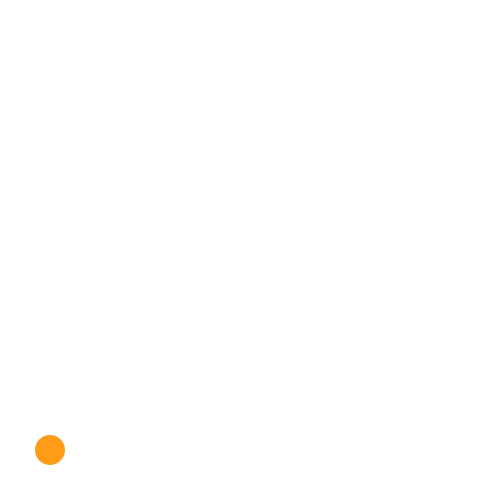
Frame 1 (no input)
Frame 60 (the mouse pressed at the canvas centre just before this capture): identical to frame 1, image omitted
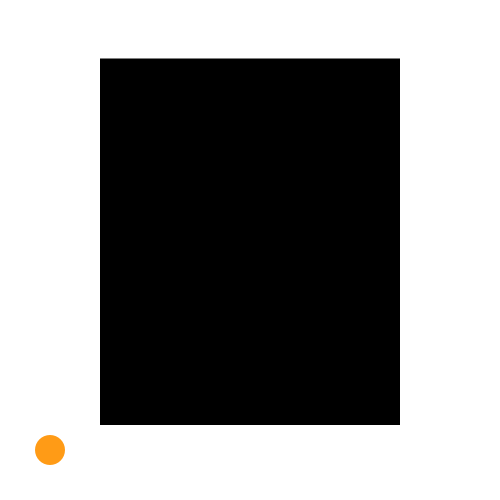
Frame 120 (the mouse held since frame 60 and released just before this capture)

The Processing sketch that drew these frames (run headless with seeded random() and noise(); from frame 60 on, the mouse is pressed at the canvas centre):

// Processing sketch: processing_92628
// ── processing_92628.pde

color [] pal = {#FFFFFF,#FFe8ED,#F569CB,#FF9B16,#D8FF5A};

float [] rt = {.35, .06, .49, .43, .67, .01, .46, .13, .08, .06, .64, .04, .08, .12, .17};
 
Ell ell1;
Ell ell2;
Ell ell3;
Ell ell4;
 
void setup(){
  size(500,500);
  smooth();
 
  ell1 = new Ell(1, 3);
 
  ellipseMode(CENTER);
  fill(#860084);
  text("Click and slowly drag the circles to draw. Press any key to clear the screen.", 1, 498);
}
 
void draw(){
   background(pal[0]);
  noStroke();
  ell1.update();
  ell1.display();
  translate(0, 0, -50);
  rectMode(CORNERS);
  noStroke();
  fill(0);
  if((mousePressed) && (mouseX < 50 + width/19 && (mouseX > 50))){
      rect(100, 450*rt[0], 400, 425);
      }
  if((mousePressed) && (mouseX < 50 + width*2/19 && (mouseX > 50 + width/19))){
      rect(100, 450*rt[1], 400, 425);
      }
  if((mousePressed) && (mouseX < 50 + width*3/19 && (mouseX > 50 + width*2/19))){
      rect(100, 450*rt[2], 400, 425);
      }
  if((mousePressed) && (mouseX < 50 + width*4/19 && (mouseX > 50 + width*3/19))){
      rect(100, 450*rt[3], 400, 425);
      }
  if((mousePressed) && (mouseX < 50 + width*5/19 && (mouseX > 50 + width*4/19))){
      rect(100, 450*rt[4], 400, 425);
      }
  if((mousePressed) && (mouseX < 50 + width*6/19 && (mouseX > 50 + width*5/19))){
      rect(100, 450*rt[5], 400, 425);
      }
  if((mousePressed) && (mouseX < 50 + width*7/19 && (mouseX > 50 + width*6/19))){
      rect(100, 450*rt[6], 400, 425);
      }
  if((mousePressed) && (mouseX < 50 + width*8/19 && (mouseX > 50 + width*7/19))){
      rect(100, 450*rt[7], 400, 425);
      }
  if((mousePressed) && (mouseX < 50 + width*9/19 && (mouseX > 50 + width*8/19))){
      rect(100, 450*rt[8], 400, 425);
      }
  if((mousePressed) && (mouseX < 50 + width*10/19 && (mouseX > 50 + width*9/19))){
      rect(100, 450*rt[9], 400, 425);
      }
  if((mousePressed) && (mouseX < 50 + width*11/19 && (mouseX > 50 + width*10/19))){
      rect(100, 450*rt[10], 400, 425);
      }
  if((mousePressed) && (mouseX < 50 + width*12/19 && (mouseX > 50 + width*11/19))){
      rect(100, 450*rt[11], 400, 425);
      }
  if((mousePressed) && (mouseX < 50 + width*13/19 && (mouseX > 50 + width*12/19))){
      rect(100, 450*rt[12], 400, 425);
      }
  if((mousePressed) && (mouseX < 50 + width*14/19 && (mouseX > 50 + width*13/19))){
      rect(100, 450*rt[13], 400, 425);
      }
  if((mousePressed) && (mouseX < 50 + width*15/19 && (mouseX > 50 + width*14/19))){
      rect(100, 450*rt[14], 400, 425);
      }
  }
  
  class Ell {
   
  int x;
  int y;
  int d;
  int p;
  int i;
  float mx;
   
  Ell(int iTemp, int pTemp){
    d = 30;
    x = 50;
    y = 450;
    p=pTemp;
     
  }
   
  void update(){
    if((dist(x ,y,mouseX,mouseY) < 30/2 )&& (mousePressed) && (mouseX>50) && (mouseX<450)){
    x = x + (mouseX - pmouseX);
}
  }
 
void display(){
  noStroke();
  fill(pal[p]);
  ellipse(x, y, d, d);
  }
 
}
